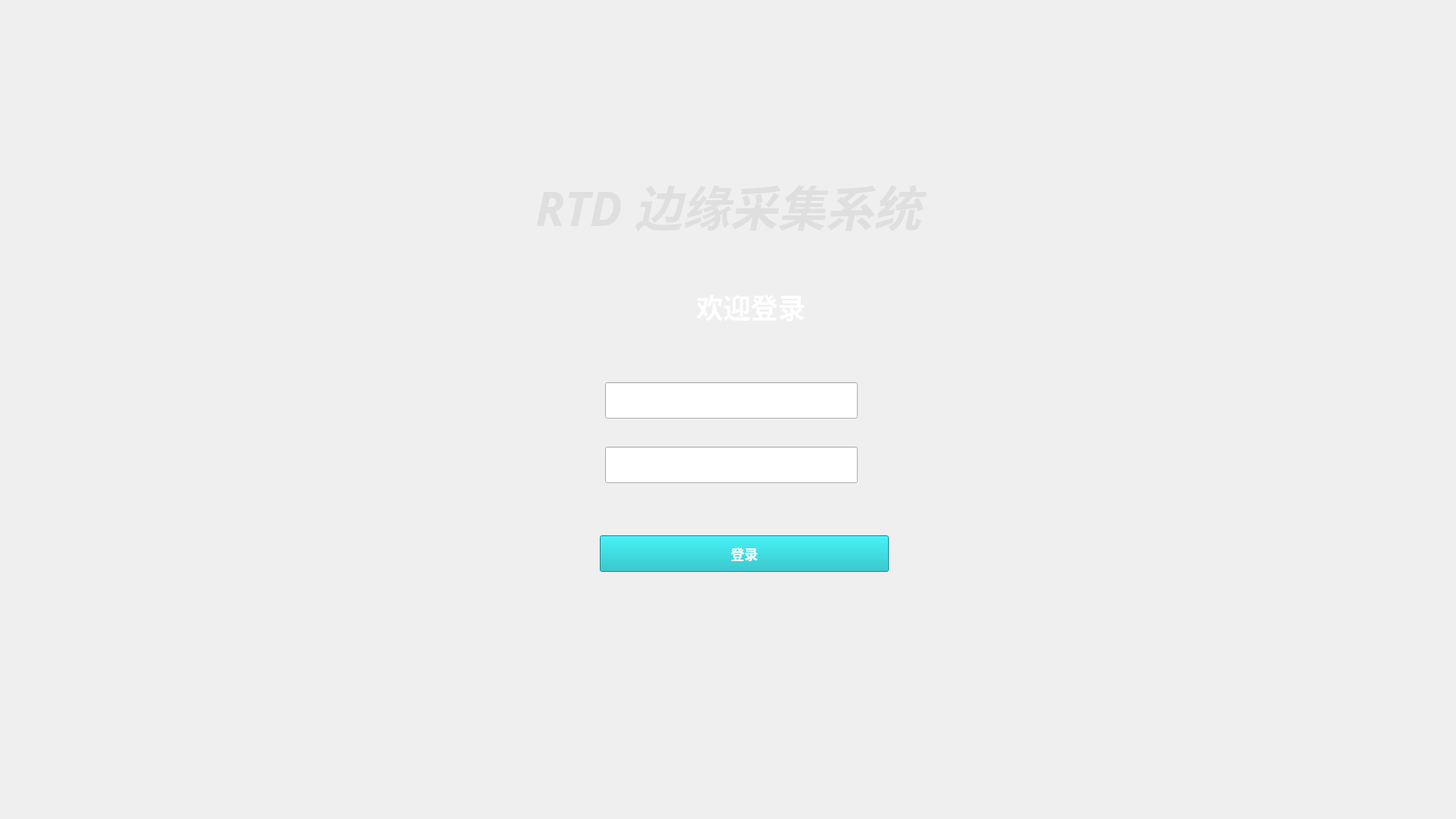
<?xml version="1.0" encoding="UTF-8"?>
<ui version="4.0">
 <class>login</class>
 <widget class="QWidget" name="login">
  <property name="geometry">
   <rect>
    <x>0</x>
    <y>0</y>
    <width>1920</width>
    <height>1080</height>
   </rect>
  </property>
  <property name="sizePolicy">
   <sizepolicy hsizetype="Preferred" vsizetype="Preferred">
    <horstretch>0</horstretch>
    <verstretch>0</verstretch>
   </sizepolicy>
  </property>
  <property name="minimumSize">
   <size>
    <width>1920</width>
    <height>1080</height>
   </size>
  </property>
  <property name="windowTitle">
   <string>Form</string>
  </property>
  <property name="styleSheet">
   <string notr="true">#login{
border-image: url(:/images/image/bg.png);
}</string>
  </property>
  <layout class="QVBoxLayout" name="verticalLayout_2" stretch="0,0,0,0">
   <property name="spacing">
    <number>0</number>
   </property>
   <property name="leftMargin">
    <number>0</number>
   </property>
   <property name="topMargin">
    <number>0</number>
   </property>
   <property name="rightMargin">
    <number>0</number>
   </property>
   <property name="bottomMargin">
    <number>0</number>
   </property>
   <item>
    <spacer name="verticalSpacer">
     <property name="orientation">
      <enum>Qt::Vertical</enum>
     </property>
     <property name="sizeType">
      <enum>QSizePolicy::Fixed</enum>
     </property>
     <property name="sizeHint" stdset="0">
      <size>
       <width>20</width>
       <height>223</height>
      </size>
     </property>
    </spacer>
   </item>
   <item>
    <widget class="QWidget" name="horizontalWidget" native="true">
     <property name="sizePolicy">
      <sizepolicy hsizetype="Preferred" vsizetype="Fixed">
       <horstretch>0</horstretch>
       <verstretch>0</verstretch>
      </sizepolicy>
     </property>
     <layout class="QHBoxLayout" name="horizontalLayout" stretch="0,0,0">
      <property name="topMargin">
       <number>1</number>
      </property>
      <item>
       <spacer name="horizontalSpacer">
        <property name="orientation">
         <enum>Qt::Horizontal</enum>
        </property>
        <property name="sizeType">
         <enum>QSizePolicy::Fixed</enum>
        </property>
        <property name="sizeHint" stdset="0">
         <size>
          <width>693</width>
          <height>20</height>
         </size>
        </property>
       </spacer>
      </item>
      <item>
       <widget class="QLabel" name="title">
        <property name="sizePolicy">
         <sizepolicy hsizetype="Minimum" vsizetype="Preferred">
          <horstretch>0</horstretch>
          <verstretch>0</verstretch>
         </sizepolicy>
        </property>
        <property name="minimumSize">
         <size>
          <width>0</width>
          <height>82</height>
         </size>
        </property>
        <property name="font">
         <font>
          <family>YouSheBiaoTiHei</family>
          <pointsize>-1</pointsize>
          <weight>75</weight>
          <italic>true</italic>
          <bold>true</bold>
         </font>
        </property>
        <property name="styleSheet">
         <string notr="true">width: 527px;
height: 82px;
line-height: normal;
font-family: YouSheBiaoTiHei;
color: #dfdfdf;
font-size: 63px;</string>
        </property>
        <property name="text">
         <string>RTD 边缘采集系统</string>
        </property>
        <property name="alignment">
         <set>Qt::AlignCenter</set>
        </property>
       </widget>
      </item>
      <item>
       <spacer name="horizontalSpacer_3">
        <property name="orientation">
         <enum>Qt::Horizontal</enum>
        </property>
        <property name="sizeType">
         <enum>QSizePolicy::Fixed</enum>
        </property>
        <property name="sizeHint" stdset="0">
         <size>
          <width>700</width>
          <height>20</height>
         </size>
        </property>
       </spacer>
      </item>
     </layout>
    </widget>
   </item>
   <item>
    <widget class="QWidget" name="horizontalWidget" native="true">
     <property name="sizePolicy">
      <sizepolicy hsizetype="Fixed" vsizetype="Fixed">
       <horstretch>0</horstretch>
       <verstretch>0</verstretch>
      </sizepolicy>
     </property>
     <layout class="QHBoxLayout" name="horizontalLayout_3">
      <property name="topMargin">
       <number>30</number>
      </property>
      <property name="bottomMargin">
       <number>1</number>
      </property>
      <item>
       <spacer name="horizontalSpacer_2">
        <property name="orientation">
         <enum>Qt::Horizontal</enum>
        </property>
        <property name="sizeType">
         <enum>QSizePolicy::Fixed</enum>
        </property>
        <property name="sizeHint" stdset="0">
         <size>
          <width>603</width>
          <height>20</height>
         </size>
        </property>
       </spacer>
      </item>
      <item>
       <widget class="QWidget" name="LoginItem" native="true">
        <property name="sizePolicy">
         <sizepolicy hsizetype="Fixed" vsizetype="Fixed">
          <horstretch>0</horstretch>
          <verstretch>0</verstretch>
         </sizepolicy>
        </property>
        <property name="minimumSize">
         <size>
          <width>739</width>
          <height>468</height>
         </size>
        </property>
        <property name="styleSheet">
         <string notr="true">#LoginItem{
background-image: url(:/images/image/login_bg.png);
}</string>
        </property>
        <layout class="QVBoxLayout" name="verticalLayout" stretch="0,0,0,0,0,0,0,0">
         <property name="spacing">
          <number>7</number>
         </property>
         <property name="leftMargin">
          <number>0</number>
         </property>
         <property name="topMargin">
          <number>0</number>
         </property>
         <property name="rightMargin">
          <number>0</number>
         </property>
         <property name="bottomMargin">
          <number>0</number>
         </property>
         <item>
          <widget class="QFrame" name="horizontalFrame">
           <property name="sizePolicy">
            <sizepolicy hsizetype="Preferred" vsizetype="Fixed">
             <horstretch>0</horstretch>
             <verstretch>0</verstretch>
            </sizepolicy>
           </property>
           <layout class="QHBoxLayout" name="horizontalLayout_2">
            <property name="leftMargin">
             <number>0</number>
            </property>
            <property name="topMargin">
             <number>25</number>
            </property>
            <property name="rightMargin">
             <number>0</number>
            </property>
            <property name="bottomMargin">
             <number>0</number>
            </property>
            <item>
             <spacer name="horizontalSpacer_11">
              <property name="orientation">
               <enum>Qt::Horizontal</enum>
              </property>
              <property name="sizeHint" stdset="0">
               <size>
                <width>320</width>
                <height>20</height>
               </size>
              </property>
             </spacer>
            </item>
            <item>
             <widget class="QLabel" name="wellcom">
              <property name="sizePolicy">
               <sizepolicy hsizetype="Preferred" vsizetype="Fixed">
                <horstretch>0</horstretch>
                <verstretch>0</verstretch>
               </sizepolicy>
              </property>
              <property name="minimumSize">
               <size>
                <width>144</width>
                <height>0</height>
               </size>
              </property>
              <property name="styleSheet">
               <string notr="true">width:144px;
height:50px;
line-height:normal;
font-family:PingFang SC;
font-weight:500;
color:#ffffff;
font-size:36px;</string>
              </property>
              <property name="text">
               <string>欢迎登录</string>
              </property>
             </widget>
            </item>
            <item>
             <spacer name="horizontalSpacer_12">
              <property name="orientation">
               <enum>Qt::Horizontal</enum>
              </property>
              <property name="sizeHint" stdset="0">
               <size>
                <width>309</width>
                <height>20</height>
               </size>
              </property>
             </spacer>
            </item>
           </layout>
          </widget>
         </item>
         <item>
          <spacer name="verticalSpacer_3">
           <property name="orientation">
            <enum>Qt::Vertical</enum>
           </property>
           <property name="sizeType">
            <enum>QSizePolicy::Fixed</enum>
           </property>
           <property name="sizeHint" stdset="0">
            <size>
             <width>20</width>
             <height>74</height>
            </size>
           </property>
          </spacer>
         </item>
         <item>
          <widget class="QFrame" name="horizontalFrame">
           <property name="sizePolicy">
            <sizepolicy hsizetype="Fixed" vsizetype="Fixed">
             <horstretch>0</horstretch>
             <verstretch>0</verstretch>
            </sizepolicy>
           </property>
           <property name="minimumSize">
            <size>
             <width>0</width>
             <height>48</height>
            </size>
           </property>
           <layout class="QHBoxLayout" name="horizontalLayout_4">
            <property name="spacing">
             <number>0</number>
            </property>
            <property name="leftMargin">
             <number>0</number>
            </property>
            <property name="topMargin">
             <number>0</number>
            </property>
            <property name="rightMargin">
             <number>0</number>
            </property>
            <property name="bottomMargin">
             <number>0</number>
            </property>
            <item>
             <spacer name="horizontalSpacer_9">
              <property name="orientation">
               <enum>Qt::Horizontal</enum>
              </property>
              <property name="sizeType">
               <enum>QSizePolicy::Fixed</enum>
              </property>
              <property name="sizeHint" stdset="0">
               <size>
                <width>179</width>
                <height>20</height>
               </size>
              </property>
             </spacer>
            </item>
            <item>
             <widget class="QLabel" name="label">
              <property name="sizePolicy">
               <sizepolicy hsizetype="Fixed" vsizetype="Fixed">
                <horstretch>0</horstretch>
                <verstretch>0</verstretch>
               </sizepolicy>
              </property>
              <property name="minimumSize">
               <size>
                <width>0</width>
                <height>0</height>
               </size>
              </property>
              <property name="text">
               <string/>
              </property>
              <property name="pixmap">
               <pixmap resource="../../res.qrc">:/images/image/name.png</pixmap>
              </property>
             </widget>
            </item>
            <item>
             <widget class="QLineEdit" name="lineEdit">
              <property name="sizePolicy">
               <sizepolicy hsizetype="Fixed" vsizetype="Fixed">
                <horstretch>0</horstretch>
                <verstretch>0</verstretch>
               </sizepolicy>
              </property>
              <property name="minimumSize">
               <size>
                <width>333</width>
                <height>48</height>
               </size>
              </property>
              <property name="styleSheet">
               <string notr="true">background-color: rgb(0，0, 0, 0);</string>
              </property>
             </widget>
            </item>
            <item>
             <spacer name="horizontalSpacer_10">
              <property name="orientation">
               <enum>Qt::Horizontal</enum>
              </property>
              <property name="sizeType">
               <enum>QSizePolicy::Fixed</enum>
              </property>
              <property name="sizeHint" stdset="0">
               <size>
                <width>179</width>
                <height>20</height>
               </size>
              </property>
             </spacer>
            </item>
           </layout>
          </widget>
         </item>
         <item>
          <spacer name="verticalSpacer_4">
           <property name="orientation">
            <enum>Qt::Vertical</enum>
           </property>
           <property name="sizeType">
            <enum>QSizePolicy::Fixed</enum>
           </property>
           <property name="sizeHint" stdset="0">
            <size>
             <width>20</width>
             <height>30</height>
            </size>
           </property>
          </spacer>
         </item>
         <item>
          <widget class="QFrame" name="horizontalFrame">
           <property name="sizePolicy">
            <sizepolicy hsizetype="Fixed" vsizetype="Fixed">
             <horstretch>0</horstretch>
             <verstretch>0</verstretch>
            </sizepolicy>
           </property>
           <property name="minimumSize">
            <size>
             <width>0</width>
             <height>48</height>
            </size>
           </property>
           <layout class="QHBoxLayout" name="horizontalLayout_5">
            <property name="spacing">
             <number>0</number>
            </property>
            <property name="leftMargin">
             <number>0</number>
            </property>
            <property name="topMargin">
             <number>0</number>
            </property>
            <property name="rightMargin">
             <number>0</number>
            </property>
            <property name="bottomMargin">
             <number>0</number>
            </property>
            <item>
             <spacer name="horizontalSpacer_7">
              <property name="orientation">
               <enum>Qt::Horizontal</enum>
              </property>
              <property name="sizeType">
               <enum>QSizePolicy::Fixed</enum>
              </property>
              <property name="sizeHint" stdset="0">
               <size>
                <width>179</width>
                <height>20</height>
               </size>
              </property>
             </spacer>
            </item>
            <item>
             <widget class="QLabel" name="label_2">
              <property name="sizePolicy">
               <sizepolicy hsizetype="Fixed" vsizetype="Fixed">
                <horstretch>0</horstretch>
                <verstretch>0</verstretch>
               </sizepolicy>
              </property>
              <property name="minimumSize">
               <size>
                <width>0</width>
                <height>0</height>
               </size>
              </property>
              <property name="text">
               <string/>
              </property>
              <property name="pixmap">
               <pixmap resource="../../res.qrc">:/images/image/pwd.png</pixmap>
              </property>
              <property name="scaledContents">
               <bool>true</bool>
              </property>
             </widget>
            </item>
            <item>
             <widget class="QLineEdit" name="lineEdit_2">
              <property name="sizePolicy">
               <sizepolicy hsizetype="Fixed" vsizetype="Fixed">
                <horstretch>0</horstretch>
                <verstretch>0</verstretch>
               </sizepolicy>
              </property>
              <property name="minimumSize">
               <size>
                <width>333</width>
                <height>48</height>
               </size>
              </property>
             </widget>
            </item>
            <item>
             <spacer name="horizontalSpacer_8">
              <property name="orientation">
               <enum>Qt::Horizontal</enum>
              </property>
              <property name="sizeType">
               <enum>QSizePolicy::Fixed</enum>
              </property>
              <property name="sizeHint" stdset="0">
               <size>
                <width>179</width>
                <height>20</height>
               </size>
              </property>
             </spacer>
            </item>
           </layout>
          </widget>
         </item>
         <item>
          <spacer name="verticalSpacer_5">
           <property name="orientation">
            <enum>Qt::Vertical</enum>
           </property>
           <property name="sizeType">
            <enum>QSizePolicy::Fixed</enum>
           </property>
           <property name="sizeHint" stdset="0">
            <size>
             <width>20</width>
             <height>62</height>
            </size>
           </property>
          </spacer>
         </item>
         <item>
          <widget class="QFrame" name="horizontalFrame">
           <property name="sizePolicy">
            <sizepolicy hsizetype="Fixed" vsizetype="Fixed">
             <horstretch>0</horstretch>
             <verstretch>0</verstretch>
            </sizepolicy>
           </property>
           <property name="minimumSize">
            <size>
             <width>0</width>
             <height>48</height>
            </size>
           </property>
           <layout class="QHBoxLayout" name="horizontalLayout_6">
            <property name="leftMargin">
             <number>0</number>
            </property>
            <property name="topMargin">
             <number>0</number>
            </property>
            <property name="rightMargin">
             <number>0</number>
            </property>
            <property name="bottomMargin">
             <number>0</number>
            </property>
            <item>
             <spacer name="horizontalSpacer_5">
              <property name="orientation">
               <enum>Qt::Horizontal</enum>
              </property>
              <property name="sizeType">
               <enum>QSizePolicy::Fixed</enum>
              </property>
              <property name="sizeHint" stdset="0">
               <size>
                <width>179</width>
                <height>20</height>
               </size>
              </property>
             </spacer>
            </item>
            <item>
             <widget class="QPushButton" name="yes">
              <property name="sizePolicy">
               <sizepolicy hsizetype="Fixed" vsizetype="Fixed">
                <horstretch>0</horstretch>
                <verstretch>0</verstretch>
               </sizepolicy>
              </property>
              <property name="minimumSize">
               <size>
                <width>381</width>
                <height>48</height>
               </size>
              </property>
              <property name="styleSheet">
               <string notr="true">background:#09b7c0;
font-family:PingFang SC;
font-weight:500;
color:#ffffff;
font-size:18px;</string>
              </property>
              <property name="text">
               <string>登录</string>
              </property>
             </widget>
            </item>
            <item>
             <spacer name="horizontalSpacer_6">
              <property name="orientation">
               <enum>Qt::Horizontal</enum>
              </property>
              <property name="sizeType">
               <enum>QSizePolicy::Fixed</enum>
              </property>
              <property name="sizeHint" stdset="0">
               <size>
                <width>179</width>
                <height>20</height>
               </size>
              </property>
             </spacer>
            </item>
           </layout>
          </widget>
         </item>
         <item>
          <spacer name="verticalSpacer_6">
           <property name="orientation">
            <enum>Qt::Vertical</enum>
           </property>
           <property name="sizeType">
            <enum>QSizePolicy::Fixed</enum>
           </property>
           <property name="sizeHint" stdset="0">
            <size>
             <width>20</width>
             <height>95</height>
            </size>
           </property>
          </spacer>
         </item>
        </layout>
       </widget>
      </item>
      <item>
       <spacer name="horizontalSpacer_4">
        <property name="orientation">
         <enum>Qt::Horizontal</enum>
        </property>
        <property name="sizeHint" stdset="0">
         <size>
          <width>579</width>
          <height>20</height>
         </size>
        </property>
       </spacer>
      </item>
     </layout>
    </widget>
   </item>
   <item>
    <spacer name="verticalSpacer_2">
     <property name="orientation">
      <enum>Qt::Vertical</enum>
     </property>
     <property name="sizeType">
      <enum>QSizePolicy::Fixed</enum>
     </property>
     <property name="sizeHint" stdset="0">
      <size>
       <width>20</width>
       <height>277</height>
      </size>
     </property>
    </spacer>
   </item>
  </layout>
 </widget>
 <resources>
  <include location="../../res.qrc"/>
 </resources>
 <connections/>
</ui>
